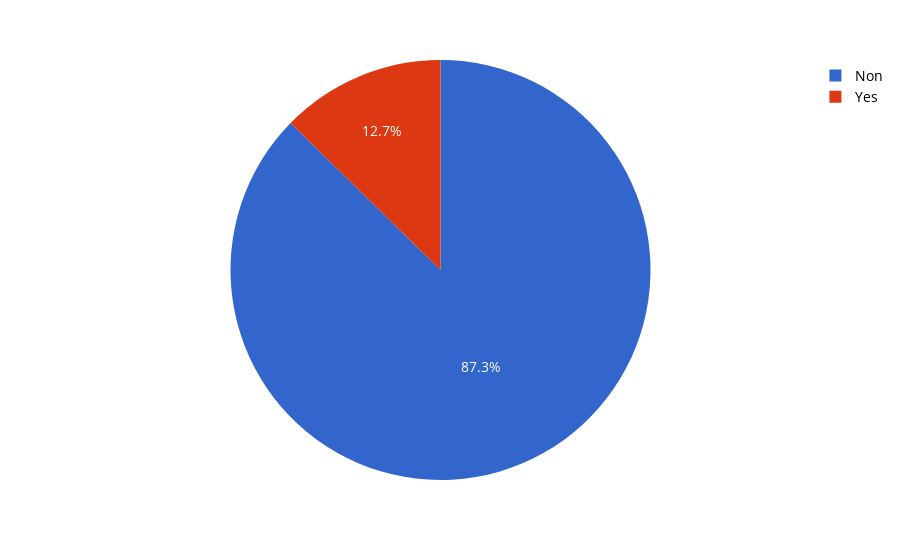

This figure's notebook cell:
### Code cell
outcome = pd.DataFrame(data)

fig = px.pie(outcome, names="Preg ended < 37 wk",values='count')
fig.update_layout(template=custom_template,)
fig.show()

### Figure 1 — Plotly figure (JSON) as saved in the notebook; plotly's stock layout.template omitted (floating-point values rounded to 4 significant figures)
{"data": [{"domain": {"x": [0, 1], "y": [0, 1]}, "hovertemplate": "Preg ended < 37 wk=%{label}<br>count=%{value}<extra></extra>", "labels": ["Yes", "Non"], "legendgroup": "", "name": "", "showlegend": true, "type": "pie", "values": [103, 711]}], "layout": {"legend": {"tracegroupgap": 0}, "margin": {"t": 60}}}
